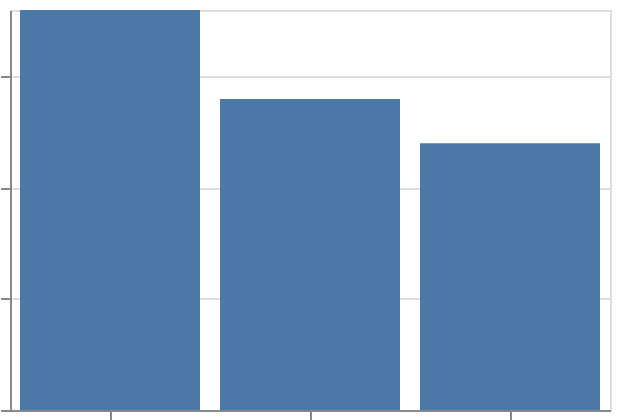

Specify this chart in Vega-Lite:
### Vega-Lite specification from a JSON file in a GitHub repository (floating-point values rounded to 4 significant figures)
{"$schema": "https://vega.github.io/schema/vega-lite/v6.json", "padding": 5, "autosize": "none", "width": 300, "height": 200, "data": {"name": "table", "values": [{"c": "A", "g": "p", "x": 1, "y": 2, "v": 5, "t": "2024-01-15", "o": {"v": 3}, "IMDB Rating": 6.1, "d": "x1"}, {"c": "B", "g": "q", "x": 2, "y": 4, "v": 9, "t": "2024-02-20", "o": {"v": 7}, "IMDB Rating": 7.4, "d": "x2"}, {"c": "A", "g": "q", "x": 3, "y": 3, "v": 2, "t": "2024-03-05", "o": {"v": 1}, "IMDB Rating": 5.2, "d": "x1"}, {"c": "C", "g": "p", "x": 4, "y": 6, "v": 7, "t": "2024-05-30", "o": {"v": 4}, "IMDB Rating": 8.8, "d": "x3"}, {"c": "B", "g": "p", "x": 5, "y": 5, "v": 4, "t": "2024-07-11", "o": {"v": 9}, "IMDB Rating": 6.9, "d": "x2"}, {"c": "C", "g": "q", "x": 6, "y": 8, "v": 6, "t": "2024-09-02", "o": {"v": 2}, "IMDB Rating": 7.7, "d": "x3"}, {"c": "A", "g": "p", "x": 7, "y": 7, "v": 8, "t": "2024-11-25", "o": {"v": 5}, "IMDB Rating": 4.4, "d": "x1"}, {"c": "B", "g": "q", "x": 8, "y": 9, "v": 3, "t": "2024-12-31", "o": {"v": 8}, "IMDB Rating": 9.1, "d": "x2"}]}, "mark": "bar", "encoding": {"x": {"field": "c", "type": "nominal", "sort": {"encoding": "y", "order": "descending"}}, "y": {"field": "y", "type": "quantitative", "aggregate": "sum"}}}
